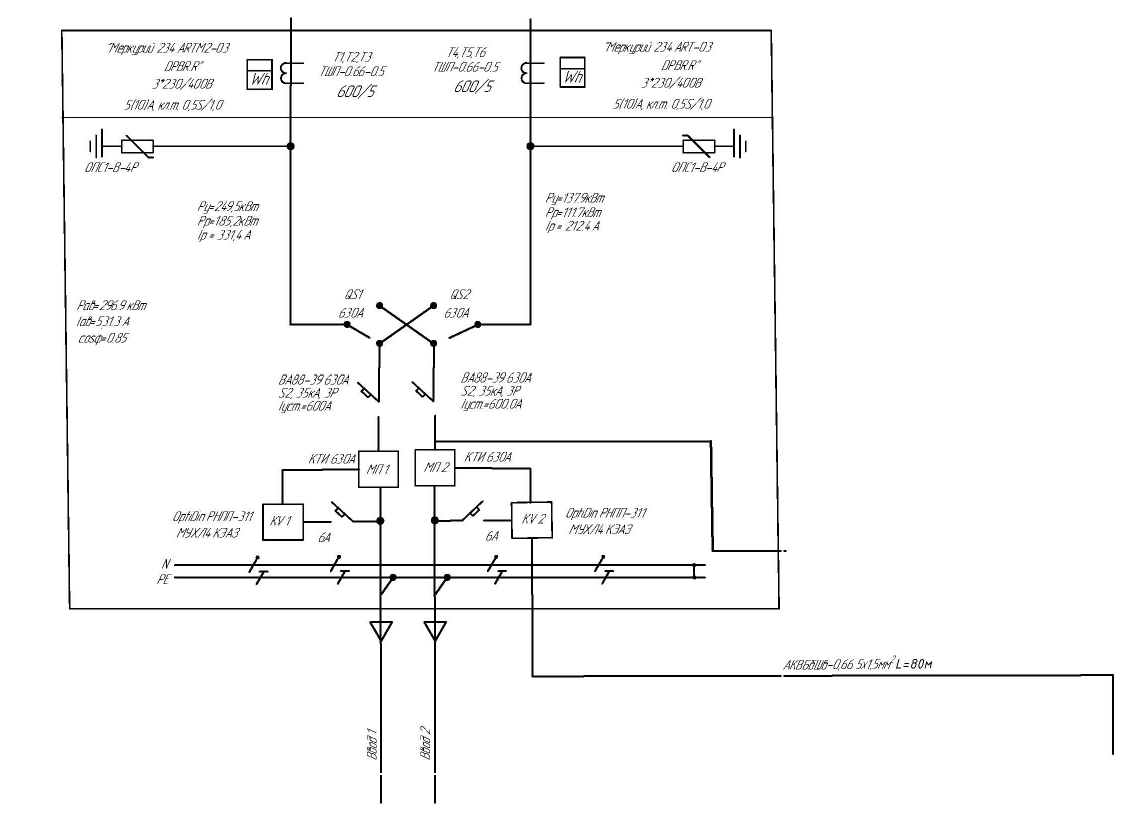
#> input picture Ввод.jpg, 2267 x 1627 px (shown at 1/2 size)
$ python 'module 11.1py.py'
#> lines starting #> are read from the running program, lines starting #| are printed output that depends on the picture
import numpy as np
import matplotlib.pyplot as plt
from PIL import Image

a = np.zeros((3, 5))
b = np.ones((3, 5))
print(a)
print(b)
c = a + b
print(c)

x = np.linspace(0, 1, 100)
f1 = 0.5 - (x - 0.9)**2
f2 = x**2
plt.plot(x, f1, ':b')    # пунктирная синяя линия
plt.plot(x, f2, '--r')   # штрихованная красная линия
plt.plot(x, f1+f2, 'k')  # черная непрерывная линия
plt.show()
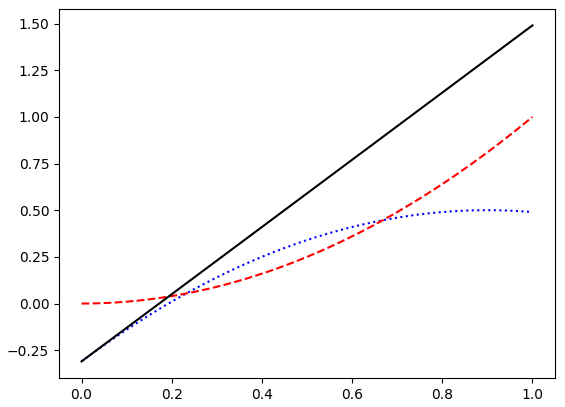
#> figure drawn by matplotlib, 1 panel; curve peaks at x = 0.899, y = 0.5; curve peaks at x = 1, y = 1; curve peaks at x = 1, y = 1.49


image = Image.open("Ввод.jpg")
#> image is the input picture: PIL image 2267x1627 RGB; min 0, max 255, mean 248.2
rotated_image = image.rotate(45)
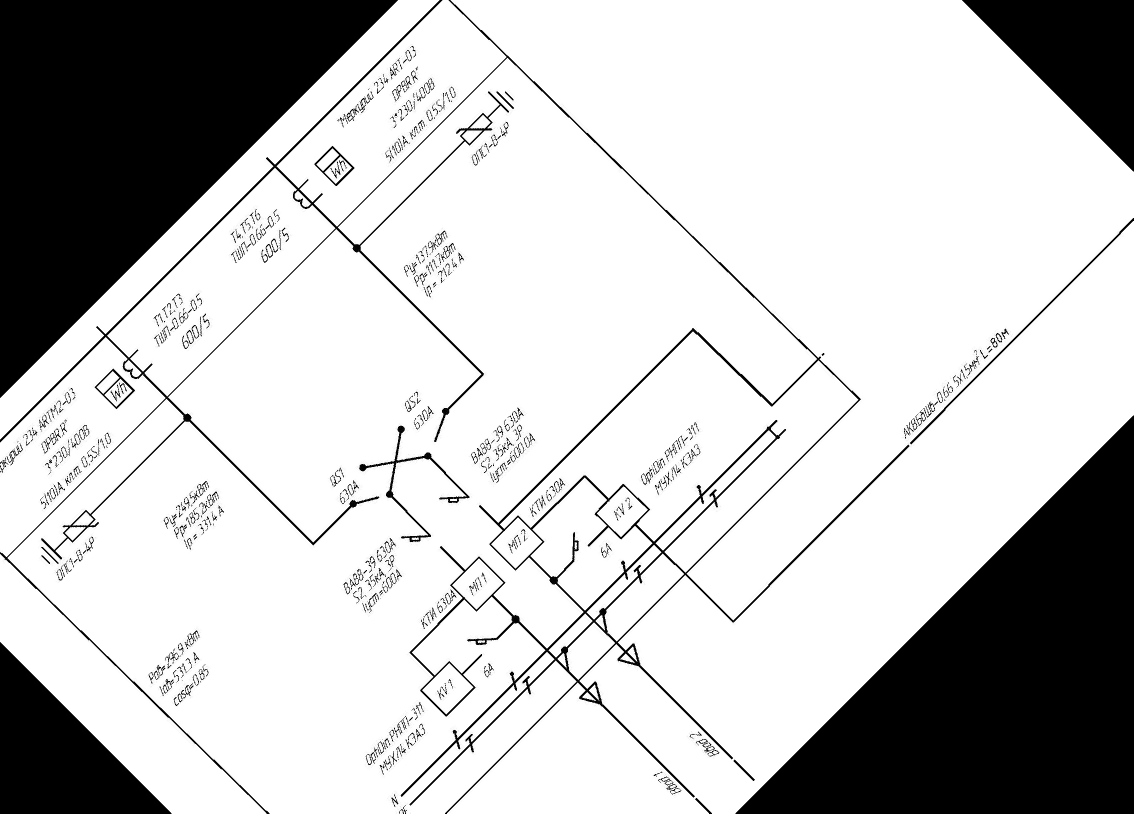
#> rotated_image: PIL image 2267x1627 RGB (shown at 1/2 size); min 0, max 255, mean 196.5
new_image = image.resize((200, 385))
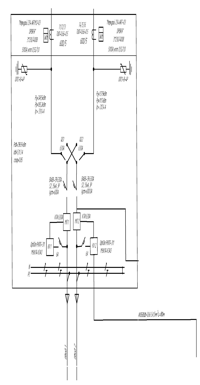
#> new_image: PIL image 200x385 RGB; min 2, max 255, mean 247.9
new_image.show()
rotated_image.save("rotated.png")
